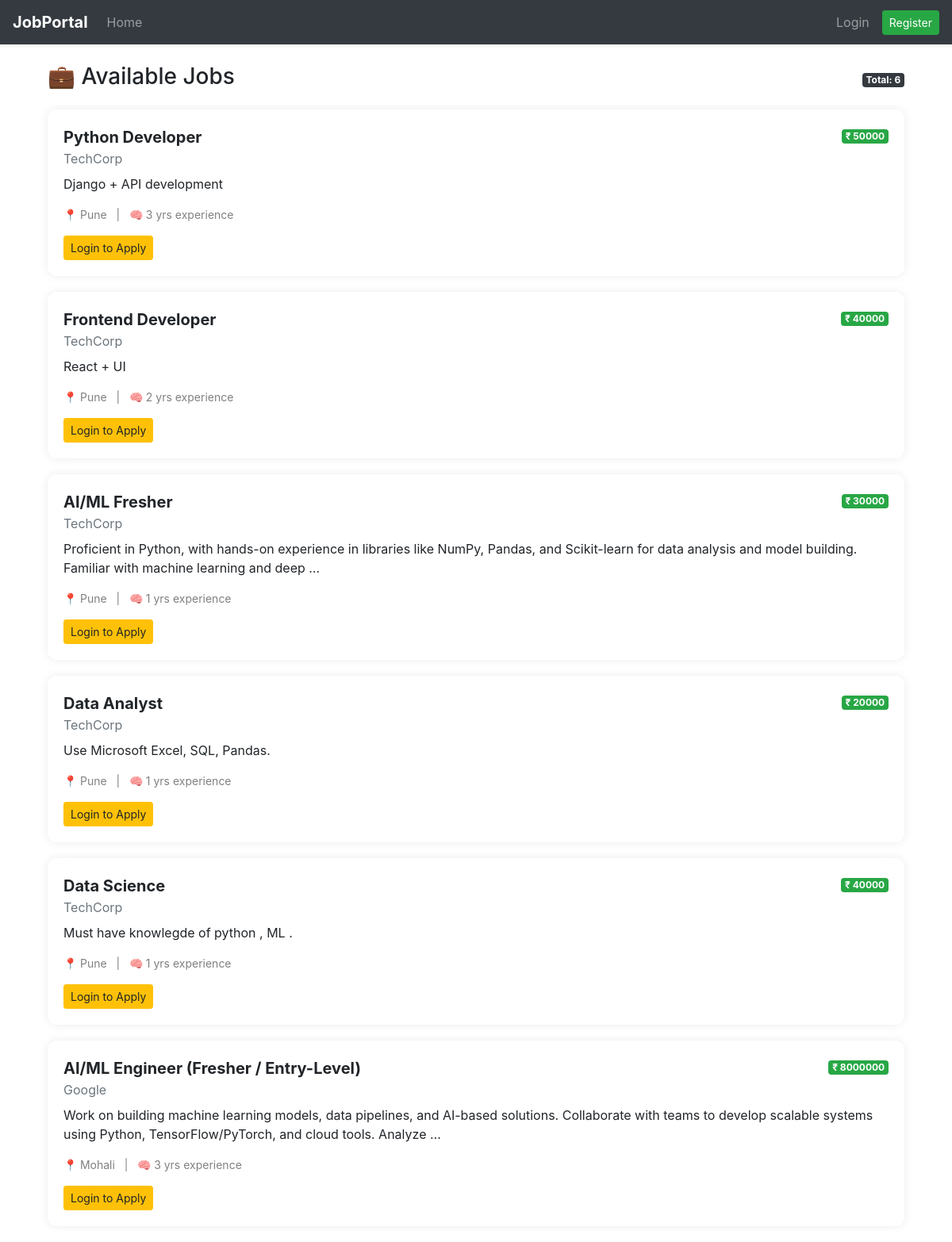
Screenshot of /jobs/ with the database file from the repository.
### JobPortal/models.py (models this page shows, shortened)
class Job(models.Model):
    company = models.ForeignKey(Company, on_delete=models.CASCADE)
    title = models.CharField(max_length=200)
    description = models.TextField()
    salary = models.IntegerField()
    experience_required = models.IntegerField()
    created_at = models.DateTimeField(auto_now_add=True)

class Company(models.Model):
    user = models.OneToOneField(User, on_delete=models.CASCADE)
    name = models.CharField(max_length=200)
    location = models.CharField(max_length=200, default="Unknown")   # ✅ added default
    description = models.TextField(default="No description")         # ✅ added default

### JobPortal/views.py (the view, shortened to what this page needs)
# urls.py: 2. Add a URL to urlpatterns:  path('', views.home, name='home')
def home(request):
    jobs = Job.objects.select_related('company').all()
    return render(request, 'Jobseeker.html', {
        'jobs': jobs,
        'applied_jobs': []
    })

### JobPortal/templates/Jobseeker.html (shortened to what this page needs)
{% extends 'main.html' %}
{% load static %}
{% block content %}
<div class="container mt-4">
    <div class="d-flex justify-content-between align-items-center mb-3">
        <h3>💼 Available Jobs</h3>
        <span class="badge badge-dark">
            Total: {{ jobs|length }}
        </span>
    </div>
    {% if jobs %}
        {% for j in jobs %}
        <div class="job-card">
            <div class="d-flex justify-content-between">
                <div>
                    <div class="job-title">{{ j.title }}</div>
                    <div class="text-muted">{{ j.company.name }}</div>
                </div>
                <div>
                    <span class="badge badge-success">₹ {{ j.salary }}</span>
                </div>
            </div>
            <p class="mt-2">
                {{ j.description|truncatewords:25 }}
            </p>
            <div class="job-meta mb-3">
                📍 {{ j.company.location }} &nbsp; | &nbsp;
                🧠 {{ j.experience_required }} yrs experience
            </div>
            {% if user.is_authenticated %}
                {% if j.id in applied_jobs %}
                    <button class="btn btn-secondary btn-sm" disabled>
                        ✅ Applied
                    </button>
                {% else %}
                    <a href="{% url 'apply' j.id %}" class="btn btn-primary btn-sm">
                        Apply Now
                    </a>
                {% endif %}
            {% else %}
                <a href="{% url 'login' %}" class="btn btn-warning btn-sm">
                    Login to Apply
                </a>
            {% endif %}
        </div>
        {% endfor %}
    {% else %}
        <div class="alert alert-info text-center">
            No jobs available right now.
        </div>
    {% endif %}
</div>
{% endblock %}

### JobPortal/templates/main.html (shortened to what this page needs)
<!DOCTYPE html>
<html lang="en">
<head>
    <link rel="stylesheet"
          href="https://stackpath.bootstrapcdn.com/bootstrap/4.5.0/css/bootstrap.min.css">
</head>
<body>
    {% include 'navbar.html' %}
    <div class="container mt-3">
        {% block content %}
        {% endblock %}
    </div>
</body>
</html>

### JobPortal/templates/navbar.html (shortened to what this page needs)
{% load static %}
<nav class="navbar navbar-expand-lg navbar-dark bg-dark shadow-sm">
    <a class="navbar-brand font-weight-bold" href="{% url 'landing' %}">
        JobPortal
    </a>
    <div class="collapse navbar-collapse" id="navbarContent">
        <ul class="navbar-nav mr-auto">
            <li class="nav-item">
                <a class="nav-link" href="{% url 'landing' %}">Home</a>
            </li>
        </ul>
        <ul class="navbar-nav ml-auto align-items-center">
            {% if request.user.is_authenticated %}
                <li class="nav-item mr-3">
                    <span class="text-white">
                        👤 {{ request.user.username }}
                    </span>
                </li>
                <li class="nav-item">
                    <a class="btn btn-outline-light btn-sm" href="{% url 'logout' %}">
                        Logout
                    </a>
                </li>
            {% else %}
                <li class="nav-item">
                    <a class="nav-link" href="{% url 'login' %}">
                        Login
                    </a>
                </li>
                <li class="nav-item">
                    <a class="btn btn-success btn-sm ml-2" href="{% url 'register' %}">
                        Register
                    </a>
                </li>
            {% endif %}
        </ul>
    </div>
</nav>

### JobPortal/templates/Jobseeker.html (style rules this page uses)
.job-card { border-radius: 12px; padding: 20px; margin-bottom: 20px; box-shadow: 0 0 12px rgba(0,0,0,0.08); background: #fff; transition: 0.2s; }
.job-title { font-size: 20px; font-weight: bold; }
.job-meta { font-size: 14px; color: gray; }

### rows the page displays
Job: title "Python Developer", company.name "TechCorp", salary "50000", description "Django + API development", company.location "Pune", experience_required "3"
Job: title "Frontend Developer", company.name "TechCorp", salary "40000", description "React + UI", company.location "Pune", experience_required "2"
Job: title "AI/ML Fresher", company.name "TechCorp", salary "30000", description "Proficient in Python, with hands-on experience in libraries like NumPy, Pandas, and Scikit-learn for data analysis and model building. Familiar with machine learning and deep …", company.location "Pune", experience_required "1"
Job: title "Data Analyst", company.name "TechCorp", salary "20000", description "Use Microsoft Excel, SQL, Pandas.", company.location "Pune", experience_required "1"
Job: title "Data Science", company.name "TechCorp", salary "40000", description "Must have knowlegde of python , ML .", company.location "Pune", experience_required "1"
Job: title "AI/ML Engineer (Fresher / Entry-Level)", company.name "Google", salary "8000000", description "Work on building machine learning models, data pipelines, and AI-based solutions. Collaborate with teams to develop scalable systems using Python, TensorFlow/PyTorch, and cloud tools. Analyze …", company.location "Mohali", experience_required "3"

### other values shown
{{ jobs|length }} "6"
